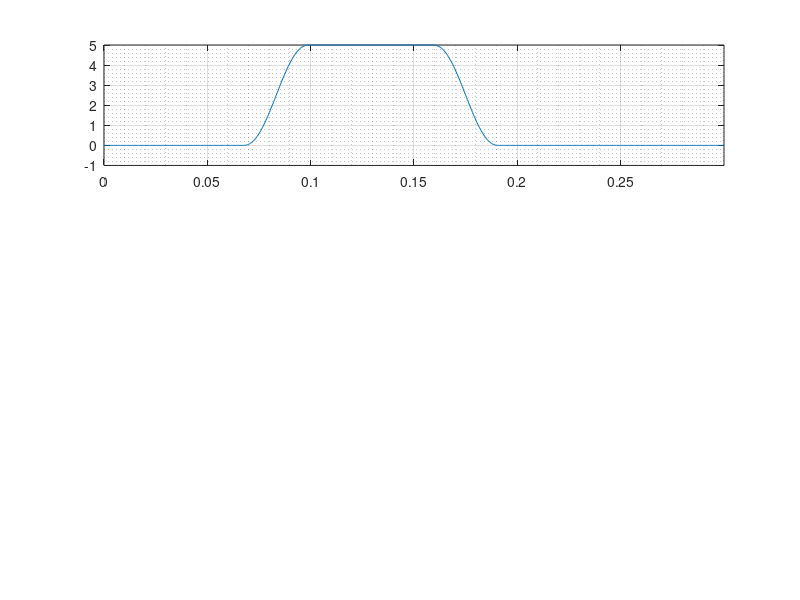

Recreate this plot in MATLAB. (Note: this script raises an error after producing the figure.)
% CAM Design Assistant
% Dwell - Rise - Dwell - Return oscillating CAM
% 2023-02-01

%%
clc; close all; clear;
% clear;
%============================================
% INPUT 入力
%============================================
% All values in degree

% Job-specific values
% eventAngle = [rise start - rise end - return start- return end]
eventAngle = [80 120 190 230]; % degree at which the rise/return starts/ends
h = 5; % stroke in mm
l_roller = 60; % distance from arm rotating axis to roller center
l_load = 80; % distance from arm center to load
m_roller = 0.1; % roller mass in kilogram
rRoller = 8;

m_rocker = 0.4; % rocker arm mass in kilogram

rocker2cam = 80; % distance between rocker arm and cam axes
RPM = 200; % motor velocity in rounds per minutes
m = 1; % follower mass in kg

% recommended values
maxPressureAngle_deg = 20; % in degree
kFriction = 0.7;
sampleRate = 5; % for showing roller on pitch curve with distance in degree
step = .5; % for caculation, the smaller the more accurate, sampling rate in degree

% graphic color
rollerColor = [0.4660 0.6740 0.1880];
pitchColor = [0.8500 0.3250 0.0980];
camColor = 'b';
%============================================
% PRELIMINARY CALCULATION
%============================================

maxPressureAngle = deg2rad(maxPressureAngle_deg);
bRise = eventAngle(2) - eventAngle(1) ; %rise period
bReturn = eventAngle(4) - eventAngle(3) ; %return period

% point in time with acceleration change
% points of events = [1-rise, 2-rise +1/8, 3-rise +7/8, 4-rise end, 5-return, 6-return +1/8, 7-return +7/8, 8-return end]
point = [eventAngle(1) eventAngle(1)+bRise/8 eventAngle(1)+7*bRise/8 eventAngle(2) eventAngle(3) eventAngle(3)+bReturn/8 eventAngle(3)+7*bReturn/8 eventAngle(4)];

theta = 0:step:360;
T = 60/RPM; % period of moving 360 degree, in second
time = linspace(0,T,length(theta));
timeStep = T/size(time,2); % convert step in degree to step in time


%% 
%============================================
% DISPLACEMENT
%============================================

% Rise
temp = theta(theta<point(1));
sDwe1 = zeros(size(temp));
tempTheta = theta(theta >= point(1) & theta < point(2))-point(1);
sRise1 = h/(4+pi)*(pi*tempTheta/bRise - 1/4*sin(4*pi*tempTheta/bRise));
tempTheta = theta(theta >= point(2) & theta < point(3))-point(1);
sRise2 = h/(4+pi)*(2+pi*tempTheta/bRise-9/4*sin(pi/3+4*pi/3*tempTheta/bRise));
tempTheta = theta(theta >= point(3) & theta <= point(4))-point(1);
sRise3 = h/(4+pi)*(4+ pi*tempTheta/bRise - 1/4*sin(4*pi*tempTheta/bRise));

% Dwell
temp = theta(theta > point(4) & theta < point(5));
sDwe2 = zeros(size(temp)) + h;

% Return
tempTheta = theta(theta >= point(5) & theta < point(6))-point(5);
sReturn1 = h/(4+pi)*(4 + pi - pi*tempTheta/bReturn + 1/4*sin(4*pi*tempTheta/bReturn));
tempTheta = theta(theta >= point(6) & theta < point(7))-point(5);
sReturn2 = h/(4+pi)*(2+ pi - pi*tempTheta/bReturn  + 9/4*sin(pi/3+4*pi/3*tempTheta/bReturn));
tempTheta = theta(theta >= point(7) & theta <= point(8))-point(5);
sReturn3 = h/(4+pi)*(pi - pi*tempTheta/bReturn + 1/4*sin(4*pi*tempTheta/bReturn));

% Dwell
temp = theta(theta > point(8) & theta <= 360);
sDwe3 = zeros(size(temp));

% Entire trajectory
% s = [sDwe1 sRise1 sRise2 sRise3 sDwe2 sReturn1 sReturn2 sReturn3 sDwe3] + rPrime;
s = [sDwe1 sRise1 sRise2 sRise3 sDwe2 sReturn1 sReturn2 sReturn3 sDwe3];


% Plot position vs angle in cartesian coordinate
figure;
subplot(3,1,1);
plot(time,s);
grid on;
grid minor;
xlim([0 T]);
xlabel({'t(s)'},'FontSize',15,'FontWeight','light','Color','b');
ylim([-2*abs(h)+h/2 2*abs(h)+h/2]);
ylabel({'位置','mm'},'FontSize',15,'FontWeight','light','Color','b');
% legend("位置 s");
[tit,] = title({'';'S V A Diagram'},{['モーター回転速度 ',num2str(RPM),'rpm   ','T = ', num2str(T),'s'];''},...
    'Color','blue');
tit.FontSize = 15;

%============================================
% VELOCITY
%============================================
% velocity with respect to time
vv = diff(s)/timeStep;
vv = [vv s(1)-s(length(s))]; %add the last element to make the length of vv and theta equal
subplot(3,1,2);
plot(time,vv);
grid on;
grid minor;
xlim([0 T]);
xlabel({'t(s)'},'FontSize',15,'FontWeight','light','Color','b');
ylabel({'速度','mm/s'},'FontSize',15,'FontWeight','light','Color','b');
%title({'';'速度　vs　時間';''},'Color','b','FontSize',15,'FontWeight','light');
tempV = strcat('最大速度 ',num2str(max(vv)),' mm/s');
title(tempV ,'Color','b','FontSize',15,'FontWeight','light');

%============================================
% ACCELERATION
%============================================
% acceleration with respect to time
aa = diff(vv)/timeStep;
aa = [aa vv(1)-vv(length(vv))]/1000;
subplot(3,1,3);
plot(time,aa);
grid on; grid minor;

xlim([0 T]);
xlabel({'t(s)'},'FontSize',15,'FontWeight','light','Color','b');
ylabel({'加速','m/s^2'},'FontSize',15,'FontWeight','light','Color','b');

%title({'';'加速　vs　時間';''},'Color','b','FontSize',15,'FontWeight','light');
tempA = strcat('最大加速  ', num2str(max(aa)),' m/s^2');
title(tempA,'Color','b','FontSize',15,'FontWeight','light');

disp(tempV)
disp(tempA)

%%
%============================================
% ANGULAR DISPLACEMENT
%============================================

s2rad = s/l_load; % convert arc length to angular displacement
s_rad_initial = pi/6; % initial angular displacement in coordinate system
s2rad = s2rad + s_rad_initial; % angular displacement
thetaRadian = deg2rad(theta);

roller_position1 = l_roller*exp(s2rad*1i);  %unregulated position, rocker is at center
roller_position = roller_position1 - rocker2cam; % cam is at center, rocker axis is at (-rocker2cam,0)
pitchCurve = roller_position.*exp(thetaRadian*1i); 
% move points counterclockwise, this means the cam rotates clockwise 

rollerCenterX = real(roller_position);
rollerCenterY = imag(roller_position);

pitchX = real(pitchCurve); pitchY = imag(pitchCurve);
[camSurfX,camSurfY] = offsetIn(pitchX,pitchY,rRoller);

%%
%============================================
% PRESSURE ANGLE
%============================================
rockerNormalAngle = rad2deg(angle(roller_position1))+90;

pressureAngle = zeros(size(theta));
normalPhase = zeros(size(theta));
for i = 1:length(theta)
j = thetaRadian(i);

% Update roller center position
tempRollerCenter = [rollerCenterX(i) rollerCenterY(i)];

% Update cam-roller contact point
rotatedCam = rotateCw([camSurfX;camSurfY],j);
contactPoint = [rotatedCam(1,i) rotatedCam(2,i)];

normalPhase(i) = segmentPhase(contactPoint,tempRollerCenter);
end

pressureAngle = (rockerNormalAngle - normalPhase);

figure;
angleColor = 'b';
plot(theta, pressureAngle,'Color',angleColor);
xlim([0 360]);
grid on;
grid minor;

xlabel({'回転角度','degree'},'FontSize',15,'FontWeight','light','Color',angleColor);
ylabel({'圧角','degree'},'FontSize',15,'FontWeight','light','Color',angleColor);

tempP = strcat('最大圧角 ',num2str(max(abs(pressureAngle))),'^o');
title({'';'圧角・位置　vs　回転角度'; tempP; ''},'Color','b','FontSize',15,'FontWeight','light');

%%
%============================================
% MOTOR TORQUE 
%============================================

angularAcceleration = aa/(l_roller/1000);
inertialMoment1 = m_roller*(l_roller/1000)^2;
inertialMoment2 = 1/3*m_rocker*(l_load/1000)^2;
inertialMoment = inertialMoment1 + inertialMoment2;
minimumSpringTorque = inertialMoment*angularAcceleration;


%%
%============================================
% ANIMATION 
%============================================


figure;
% Draw rocker arm
armCenterX = -rocker2cam;
armCenterY = 0;
% rollerCenterX = real(roller_position);
% rollerCenterY = imag(roller_position);

armX = [armCenterX,rollerCenterX(1)];
armY = [armCenterY,rollerCenterY(1)];
pl2 = plot(armX,armY); hold on
pl2.XDataSource = 'armX';
pl2.YDataSource = 'armY';

plot(armCenterX,armCenterY,'o','MarkerFaceColor','r');

% Draw roller
index = linspace(0,2*pi,100);
xC = rRoller*cos(index) + rollerCenterX(1);
yC = rRoller*sin(index) + rollerCenterY(1);
pl3 = plot(xC,yC,'color',rollerColor); hold on
pl3.XDataSource = 'xC';
pl3.YDataSource = 'yC';

% Draw roller center
tempRollerCenterX = rollerCenterX(1);
tempRollerCenterY = rollerCenterY(1);
pl4 = plot(tempRollerCenterX,tempRollerCenterY,'o','MarkerFaceColor',[0 0.4470 0.7410]); hold on
pl4.XDataSource = 'tempRollerCenterX';
pl4.YDataSource = 'tempRollerCenterY';


% Draw pitch curve
% pitchX = real(pitchCurve); pitchY = imag(pitchCurve);
xx = pitchX;
yy = pitchY;
pl = plot(xx,yy,'color',pitchColor);hold on; 
pl.XDataSource = 'xx';
pl.YDataSource = 'yy';

% Draw cam profile
% [camSurfX,camSurfY] = offsetIn(pitchX,pitchY,rRoller);
xx2 = camSurfX;
yy2 = camSurfY;
pl2 = plot(xx2,yy2,'color',camColor); hold on;
pl2.XDataSource = 'xx2';
pl2.YDataSource = 'yy2';

plot(0,0,'o','MarkerFaceColor','b');

% Draw cam-roller contact point
contactPointX = camSurfX(1);
contactPointY = camSurfY(1);
pl5 = plot(contactPointX, contactPointY,'.','color','r'); hold on;
pl5.XDataSource = 'contactPointX';
pl5.YDataSource = 'contactPointY';
axis equal; grid on; grid minor;


maxDim = rocker2cam+5;
xlim([-maxDim maxDim]);
ylim([-maxDim maxDim]);

%============================================
% UPDATE FRAME 
%============================================

% Cam motion simulation
prompt = "Show cam motion? カムの動きのシミュレーションを表示しますか? y/n [n]: ";
txt = input(prompt,"s");

if (txt == 'y')

for loopNumber = 1:1

for i = 1:length(theta)
j = thetaRadian(i);

% Update rocker arm
armX = [armCenterX,rollerCenterX(i)];
armY = [armCenterY,rollerCenterY(i)];

% Update roller position
xC = rRoller*cos(index) + rollerCenterX(i);
yC = rRoller*sin(index) + rollerCenterY(i);

% Update roller center position
tempRollerCenterX = rollerCenterX(i);
tempRollerCenterY = rollerCenterY(i);

% Update rotated pitch
rotatedPitch = rotateCw([pitchX;pitchY],j);
xx = rotatedPitch(1,:);
yy = rotatedPitch(2,:);

% Update rotated cam
rotatedCam = rotateCw([camSurfX;camSurfY],j);
xx2 = rotatedCam(1,:);
yy2 = rotatedCam(2,:);

% Update cam-roller contact point
rotatedCam = rotateCw([camSurfX;camSurfY],j);
contactPointX = rotatedCam(1,i);
contactPointY = rotatedCam(2,i);



refreshdata
pause(0.01)
end 

end 

end


%============================================
% FUNCTIONS 
%============================================

function [xOffset,yOffset] = offsetIn(x,y,R)
% Generate 2 vectors holding coordinates of offset curve by R from a closed
% curve. 
% If R is positive, the offset curve will be inside the original curve. 
% If R is negative, the offset curve will be outside the original curve.

L = length(x); % the length of both vectors
% Check whether the input is closed
%if (x(1) ~= x(L)) %the same point could be shifted because of calculation
%precision. Although the difference is extremely small, this condition may
%not hold true, hence the condition in the next line.
if (abs(x(1) - x(L)) > 10^-10)
    disp("The input is not a closed curve. The function will terminate.")
    return
end

xOffset = zeros(size(x));
yOffset = zeros(size(x));

% Boundary. Note that the first and the last points on pitch curve are the
% same
[xOffset(1),yOffset(1)] = normalIn([x(L-1) x(1) x(2)],[y(length(y)-1) y(1) y(2)],R); 
[xOffset(L),yOffset(L)] = normalIn([x(L-1) x(L) x(2)],[y(L-1) y(L) y(2)],R);

for k = 1:1:L-2
X = x(k:1:k+2);
Y = y(k:1:k+2);
[xOffset(k+1),yOffset(k+1)] = normalIn(X,Y,R);
end

end

function [xo,yo] = normalIn(x,y,R)
% x and y are row vector of length 3 (longer vectors don't cause problem,
% but only the first 3 elements will be used. 

% Call the three point represented by x and y A, B and C
% This function return the coordinates of point D such that
% * DB is perpendicular to AC
% * DB has length R
% * D is on the right hand side when moving on the curve ABC from A to C
% if R is positive and left hand side if R is negative

% calculate normal vector <a,b>
a = y(1)-y(3);
b = x(3)-x(1);
k = R/sqrt(a^2+b^2); 

% temporary factor
xo = k*a + x(2);
yo = k*b + y(2);
end

function Y = rotateCw(X,theta)
% rotate clockwise
rotMat = [cos(theta) sin(theta); -sin(theta) cos(theta)];
Y = rotMat * X;
end

function segmentPhase = segmentPhase(P1,P2)
% return the angle of the vector from point P1 to point P2
complexNum = P2(1) - P1(1) + (P2(2) - P1(2))*1i;
segmentPhase = rad2deg(angle(complexNum));
end

